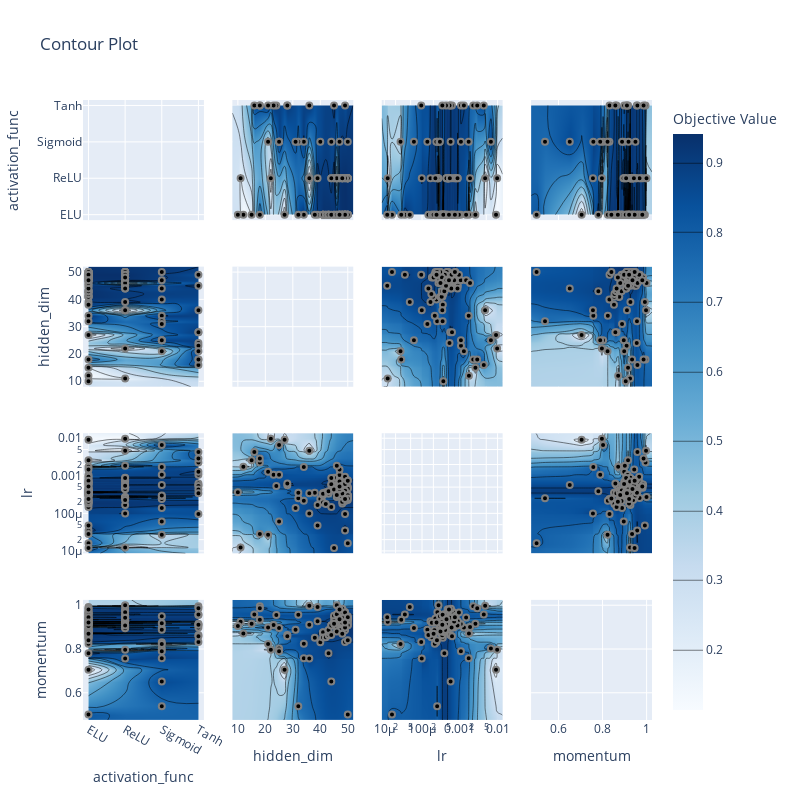

The cell this chart's notebook holds for it:
### Markdown cell above
次に、`optuna.visualization.plot_contour`関数を紹介します。
この関数も、引数に`study`を与えるだけで動作します。
この関数は、全てのハイパーパラメータに対して、それらの任意の2個を縦軸横軸として目的関数値の等高線を表示します。（等高線を表示するハイパーパラメータの組を制限することもできます。詳細は[ドキュメント](https://optuna.readthedocs.io/en/stable/reference/visualization/generated/optuna.visualization.plot_contour.html#)を参照してください。）

### Code cell
fig = optuna.visualization.plot_contour(study)
fig.update_layout(autosize=False, width=800, height=800) # 図が小さいのでサイズを調整
